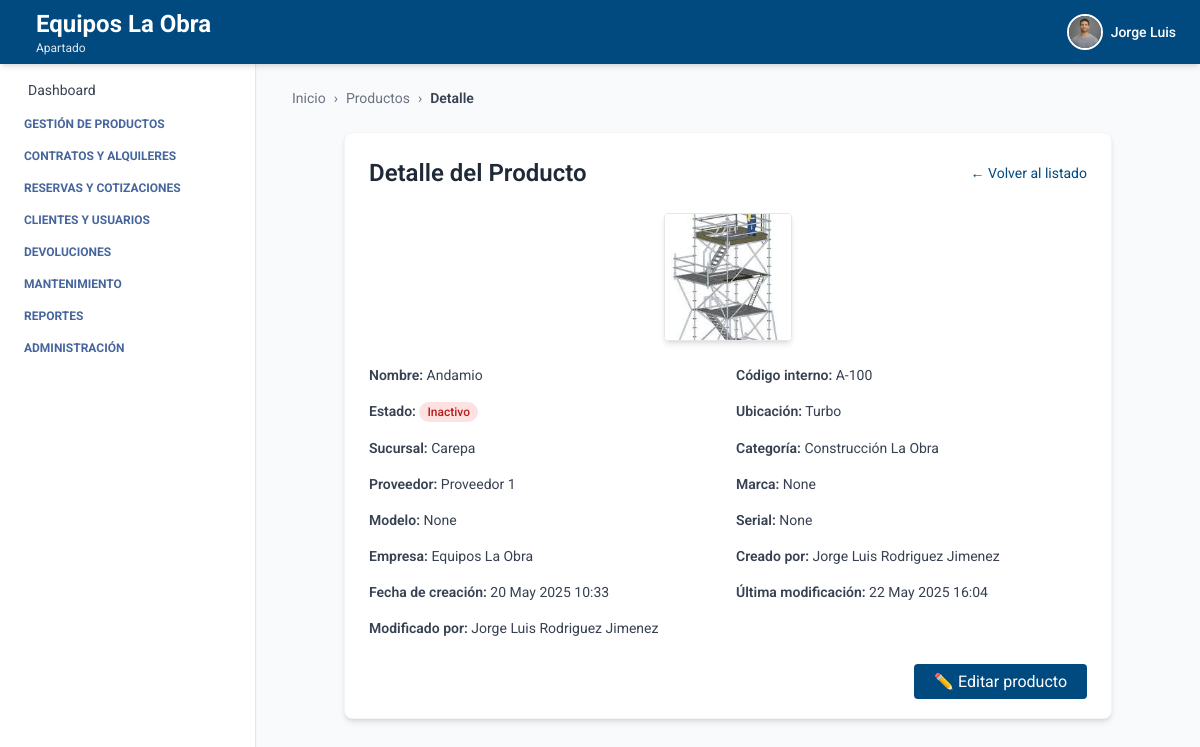
The app's page /productos/detalles/2/ (signed in), older data.
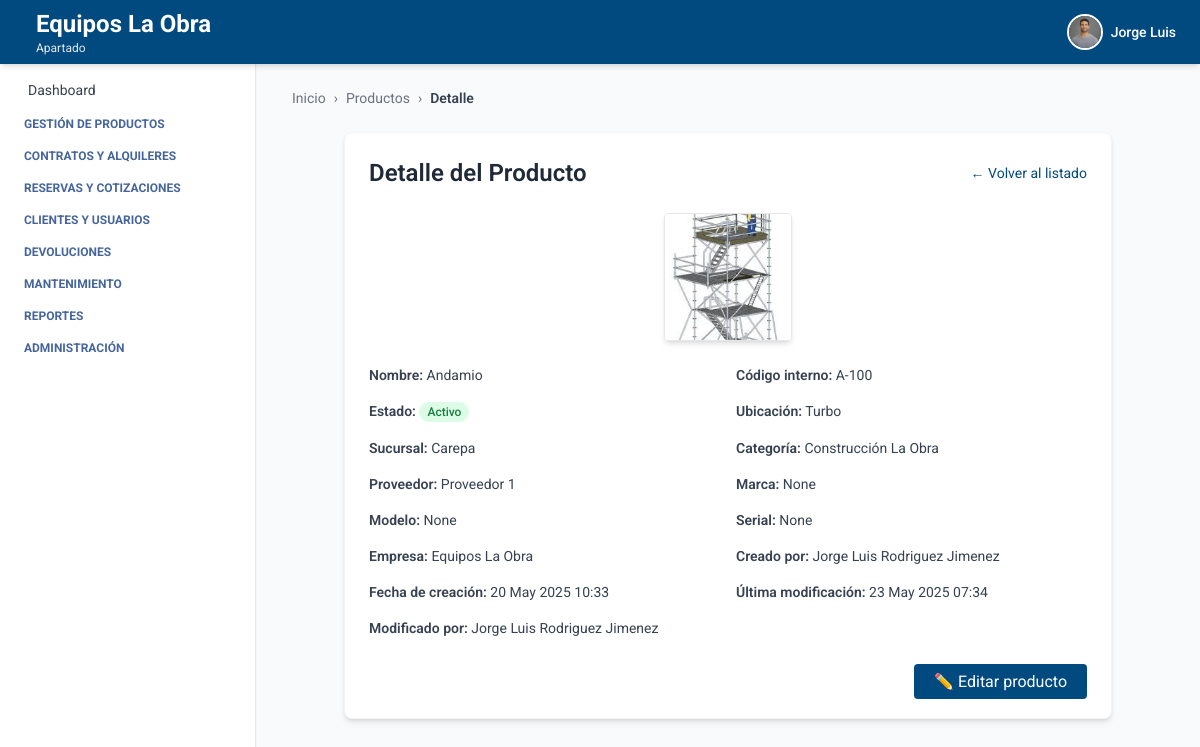
The same page, newer data.
### producto/models.py (models this page shows, shortened)
class Producto(models.Model):
    ESTADOS = [
        ("activo", "Activo"),
        ("inactivo", "Inactivo"),
        ("disponible", "Disponible"),
        ("no_disponible", "No disponible"),
    ]
    nombre = models.CharField(max_length=100)
    descripcion = models.TextField()
    codigo_interno = models.CharField(max_length=50)
    estado = models.CharField(max_length=20, choices=ESTADOS, default="activo")
    iva_porcentaje = models.DecimalField(max_digits=5, decimal_places=2, default=0, help_text="Porcentaje de IVA aplicado al producto")
    ubicacion_actual = models.CharField(max_length=100)
    marca = models.CharField(max_length=100, blank=True, null=True)
    modelo = models.CharField(max_length=100, blank=True, null=True)
    serial = models.CharField(max_length=100, blank=True, null=True)
    imagen = models.ImageField(upload_to="media/productos/", null=True, blank=True)
    empresa = models.ForeignKey(Empresa, on_delete=models.CASCADE, related_name='productos', default=1)
    sucursal = models.ForeignKey(Sucursal, on_delete=models.CASCADE, related_name='productos', default=1)
    categoria = models.ForeignKey(Categoria, on_delete=models.SET_NULL, null=True, blank=True, related_name='productos')
    proveedor = models.ForeignKey(Proveedor, on_delete=models.SET_NULL, null=True, blank=True, related_name='productos')
    created_at = models.DateTimeField(auto_now_add=True)
    updated_at = models.DateTimeField(auto_now=True)
    creado_por = models.CharField(max_length=100, blank=True, null=True)
    modificado_por = models.CharField(max_length=100, blank=True, null=True)
    class Meta:
        ordering = ['nombre']
        verbose_name = 'Producto'
        verbose_name_plural = 'Productos'
        constraints = [
            models.UniqueConstraint(fields=['empresa', 'codigo_interno'], name='unique_codigo_por_empresa')
        ]
    objects = ProductoManager()

class Categoria(models.Model):
    nombre = models.CharField(max_length=100, null=False)
    descripcion = models.TextField(blank=True, null=False)
    empresa = models.ForeignKey(Empresa, on_delete=models.CASCADE, related_name='categorias', default=1)
    class Meta:
        verbose_name = 'Categoría'
        verbose_name_plural = 'Categorías'
        unique_together = ('nombre', 'empresa')
        ordering = ['nombre']

class Proveedor(models.Model):
    ESTADOS = [
        ("activo", "Activo"),
        ("inactivo", "Inactivo"),
    ]
    nombre = models.CharField(max_length=100)
    nit = models.CharField(max_length=50, unique=True)
    ciudad = models.CharField(max_length=100, blank=True, null=True)
    direccion = models.CharField(max_length=255, blank=True, null=True)
    departamento = models.CharField(max_length=100, blank=True, null=True)
    telefono = models.CharField(max_length=20, blank=True, null=True)
    estado = models.CharField(max_length=20, choices=ESTADOS, default="activo")
    empresa = models.ForeignKey(Empresa, on_delete=models.CASCADE, related_name='proveedores', default=1)

### empresa/models.py (models this page shows, shortened)
class Sucursal(models.Model):
    ESTADOS = [
        ("activo", "Activo"),
        ("inactivo", "Inactivo"),
    ]
    empresa = models.ForeignKey(Empresa, related_name='sucursales', on_delete=models.CASCADE)
    nombre = models.CharField(max_length=100)
    ciudad = models.CharField(max_length=100)
    direccion = models.CharField(max_length=255)
    departamento = models.CharField(max_length=100, blank=True, null=True)
    telefono = models.CharField(max_length=20, blank=True, null=True)
    estado = models.CharField(max_length=20, choices=ESTADOS, default="activo")

class Empresa(models.Model):
    ESTADOS = [
        ("activo", "Activo"),
        ("inactivo", "Inactivo"),
    ]
    nombre = models.CharField(max_length=100)
    nit = models.CharField(max_length=50, unique=True)
    ciudad = models.CharField(max_length=100, blank=True, null=True)
    direccion = models.CharField(max_length=255, blank=True, null=True)
    departamento = models.CharField(max_length=100, blank=True, null=True)
    telefono = models.CharField(max_length=20, blank=True, null=True)
    estado = models.CharField(max_length=20, choices=ESTADOS, default="activo")
    logo = models.ImageField(upload_to='empresas/img/', blank=True, null=True)

### producto/views_producto.py (the view)
# urls.py: path('detalles/<int:pk>/', ProductoDetailView.as_view(), name='detalle_producto'),
class ProductoDetailView(LoginRequiredMixin, BreadcrumbMixin, DetailView):
    model = Producto
    template_name = 'producto_detalle.html'
    context_object_name = 'producto'
    breadcrumb_items = [
        ("Productos", reverse_lazy("producto_list")),
        ("Detalle", None)
    ]

### core/views.py (called while the page is built)
    def get_context_data(self, **kwargs):
        context = super().get_context_data(**kwargs)
        context["home"] = self.home_url
        context["breadcrumb_items"] = self.breadcrumb_items
        return context

### producto/templates/producto_detalle.html
{% extends 'index.html' %}
{% block breadcrumb %}
  {% include 'breadcrumb.html' with home='/' breadcrumbs=breadcrumb_items %}
{% endblock %}
{% block content %}
<div class="max-w-3xl mx-auto mt-6 bg-white p-6 rounded-lg shadow-md border border-gray-100">
  <div class="flex justify-between items-center mb-6">
    <h2 class="text-2xl font-semibold text-gray-800">Detalle del Producto</h2>
    <a href="{% url 'producto_list' %}" class="text-sm text-[var(--primary-color)] hover:underline">← Volver al listado</a>
  </div>
  {% if producto.imagen %}
    <div class="flex justify-center mb-6">
      <img src="{{ producto.imagen.url }}" alt="{{ producto.nombre }}"
           class="w-32 h-32 object-cover rounded shadow-md border border-gray-200" />
    </div>
  {% endif %}
  <div class="grid grid-cols-2 gap-4 text-sm text-gray-700">
    <p><span class="font-semibold">Nombre:</span> {{ producto.nombre }}</p>
    <p><span class="font-semibold">Código interno:</span> {{ producto.codigo_interno }}</p>
    <p>
      <span class="font-semibold">Estado:</span>
      <span class="inline-block px-2 py-0.5 rounded-full text-xs font-medium
        {% if producto.estado == 'activo' %}
          bg-green-100 text-green-700
        {% else %}
          bg-red-100 text-red-700
        {% endif %}">
        {{ producto.get_estado_display }}
      </span>
    </p>
    <p><span class="font-semibold">Ubicación:</span> {{ producto.ubicacion_actual }}</p>
    <p><span class="font-semibold">Sucursal:</span> {{ producto.sucursal.nombre }}</p>
    <p><span class="font-semibold">Categoría:</span> {{ producto.categoria.nombre }}</p>
    <p><span class="font-semibold">Proveedor:</span> {{ producto.proveedor.nombre }}</p>
    <p><span class="font-semibold">Marca:</span> {{ producto.marca }}</p>
    <p><span class="font-semibold">Modelo:</span> {{ producto.modelo }}</p>
    <p><span class="font-semibold">Serial:</span> {{ producto.serial }}</p>
    <p><span class="font-semibold">Empresa:</span> {{ producto.empresa.nombre }}</p>
    <p><span class="font-semibold">Creado por:</span> {{ producto.creado_por }}</p>
    <p><span class="font-semibold">Fecha de creación:</span> {{ producto.created_at|date:"d M Y H:i" }}</p>
    <p><span class="font-semibold">Última modificación:</span> {{ producto.updated_at|date:"d M Y H:i" }}</p>
    <p><span class="font-semibold">Modificado por:</span> {{ producto.modificado_por }}</p>
  </div>
  <div class="mt-8 text-right">
    <a href="{% url 'editar_producto' producto.id %}"
       class="bg-[var(--primary-color)] text-white px-5 py-2 rounded hover:bg-blue-700 transition duration-200">
      ✏️ Editar producto
    </a>
  </div>
</div>
{% endblock %}

Row changes from the older to the newer data that the page shows:
changed Producto "Andamio": estado "Inactivo" → "Activo"; updated_at "22 May 2025 16:04" → "23 May 2025 07:34"
